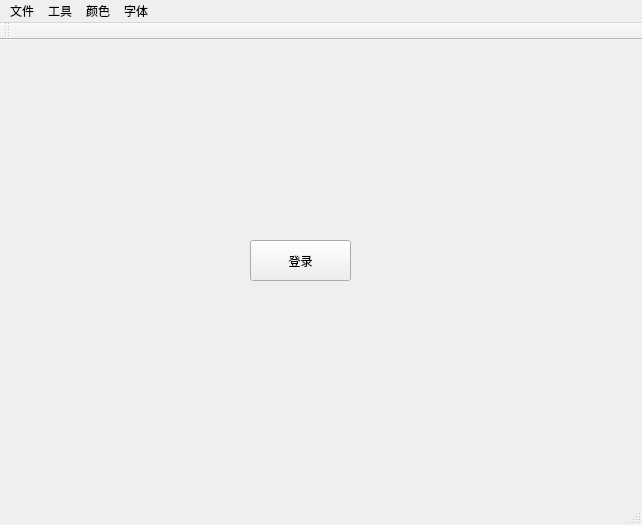
<?xml version="1.0" encoding="UTF-8"?>
<ui version="4.0">
 <class>MainWindow</class>
 <widget class="QMainWindow" name="MainWindow">
  <property name="geometry">
   <rect>
    <x>0</x>
    <y>0</y>
    <width>642</width>
    <height>525</height>
   </rect>
  </property>
  <property name="windowTitle">
   <string>MainWindow</string>
  </property>
  <widget class="QWidget" name="centralWidget">
   <widget class="QPushButton" name="pushButton_login">
    <property name="geometry">
     <rect>
      <x>250</x>
      <y>200</y>
      <width>101</width>
      <height>41</height>
     </rect>
    </property>
    <property name="text">
     <string>登录</string>
    </property>
   </widget>
  </widget>
  <widget class="QMenuBar" name="menuBar">
   <property name="geometry">
    <rect>
     <x>0</x>
     <y>0</y>
     <width>642</width>
     <height>23</height>
    </rect>
   </property>
   <widget class="QMenu" name="menu_file">
    <property name="title">
     <string>文件</string>
    </property>
    <addaction name="actionNew"/>
    <addaction name="separator"/>
    <addaction name="actionOpen"/>
   </widget>
   <widget class="QMenu" name="menu_set">
    <property name="title">
     <string>工具</string>
    </property>
   </widget>
   <widget class="QMenu" name="menu">
    <property name="title">
     <string>颜色</string>
    </property>
    <addaction name="actionColor"/>
   </widget>
   <widget class="QMenu" name="menu_2">
    <property name="title">
     <string>字体</string>
    </property>
    <addaction name="actionFont"/>
   </widget>
   <addaction name="menu_file"/>
   <addaction name="menu_set"/>
   <addaction name="menu"/>
   <addaction name="menu_2"/>
  </widget>
  <widget class="QToolBar" name="mainToolBar">
   <attribute name="toolBarArea">
    <enum>TopToolBarArea</enum>
   </attribute>
   <attribute name="toolBarBreak">
    <bool>false</bool>
   </attribute>
  </widget>
  <widget class="QStatusBar" name="statusBar"/>
  <action name="actionNew">
   <property name="text">
    <string>New</string>
   </property>
  </action>
  <action name="actionOpen">
   <property name="text">
    <string>Open</string>
   </property>
  </action>
  <action name="actionColor">
   <property name="text">
    <string>Color</string>
   </property>
  </action>
  <action name="actionFont">
   <property name="text">
    <string>Font</string>
   </property>
  </action>
 </widget>
 <layoutdefault spacing="6" margin="11"/>
 <resources/>
 <connections/>
</ui>
